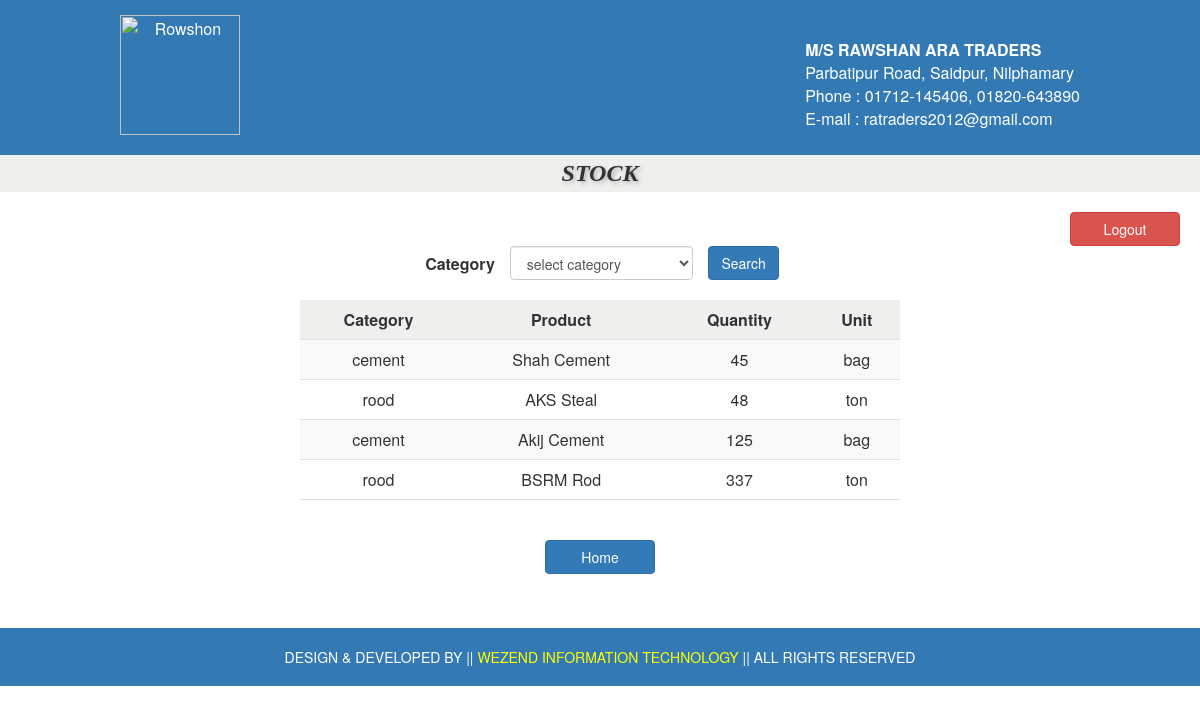
The app's page /src/stock.php (signed in) with its own data.
### tables this page shows
CREATE TABLE IF NOT EXISTS `product` (
`product_id` int(11) NOT NULL,
  `product_name` varchar(80) NOT NULL,
  `ctg_id` int(11) NOT NULL,
  `quantity` double NOT NULL
);

CREATE TABLE IF NOT EXISTS `category` (
`ctg_id` int(11) NOT NULL,
  `ctg_name` varchar(50) NOT NULL,
  `unit_name` varchar(50) NOT NULL
);

### src/stock.php (the view, shortened to what this page needs)
<?php include 'header.php';?>
<!DOCTYPE html>
<html>
<head>
	<link rel="stylesheet" href="css/bootstrap.min.css">
	<link rel="stylesheet" type="text/css" href="style.css">
</head>
<body>
<center>
<div class="add_ctg_heading">STOCK</div>
<div align="right" style="padding-right:20px; padding-top:20px"><a href="logout.php" class="btn btn-danger" style="width:110px">Logout</a></div>
<form action="stock.php?ctg_id=" method="GET">
<table style="width:33%">
<tr>
<td style="text-align:right; padding-right:15px"><b>Category</b></td>
<td style="padding-right:15px">
<select name="ctg_id" class="form-control" id="sel1">
					<option value="" disabled selected>select category</option>
					<?php
					$sql = "SELECT t1.`ctg_id`, t1.`ctg_name` FROM `category` as t1";
					?>
				</select>
</td>
<td>
<input type="submit" name="submit" value="Search" class="btn btn-primary">
</td>
</tr>
</form>
<br>
<?php
if(isset($_GET['ctg_id'])){
	  $ctgId = $_GET['ctg_id'];
	  if ($ctgId != "") {
	  	$sql = "SELECT t1.`product_id`, t1.`product_name`, t2.`ctg_name`, t1.`quantity`, t2.`unit_name` FROM `product` as t1 INNER JOIN `category` as t2 on t1.`ctg_id` = t2.`ctg_id` WHERE t1.`ctg_id`='$ctgId'";
	  }else{
	  	$sql = "SELECT t1.`product_id`, t1.`product_name`, t2.`ctg_name`, t1.`quantity`, t2.`unit_name` FROM `product` as t1 INNER JOIN `category` as t2 on t1.`ctg_id` = t2.`ctg_id`";
	  }
}else{
	$sql = "SELECT t1.`product_id`, t1.`product_name`, t2.`ctg_name`, t1.`quantity`, t2.`unit_name` FROM `product` as t1 INNER JOIN `category` as t2 on t1.`ctg_id` = t2.`ctg_id`";
}
?>
	<table class="table-striped">
		<thead>
			<tr>
				<th>Category</th>
				<th>Product</th>
				<th>Quantity</th>
				<th>Unit</th>
			</tr>
		</thead>
		<tbody>
		<?php
			$result = mysql_query($sql);
			while($row = mysql_fetch_assoc($result)) {
					echo "<tr> <td>". $row["ctg_name"]."</td> <td>" . $row["product_name"]. "</td><td>".$row["quantity"]."</td><td>".$row["unit_name"]."</td></tr>";
			}
		?>
		</tbody>
	</table>
	<br>
	<br>
	<a href="home.php" class="btn btn-primary" style="width:110px"> Home </a>
</center>
</body>
<?php include 'footer2.php';?>
</html>

### src/style.css (style rules this page uses)
.add_ctg_heading { padding:5px; background-color: #efefee; font: italic bold 24px Georgia, serif; text-shadow: 2px 2px 4px #aeaeae ; }
table.table-striped { width:50%; text-align:center; }
table.table-striped th { text-align:center; border-bottom:1pt solid #e1e1df ; padding:8px; background-color:#efefee ; }
table.table-striped td { border-bottom:1pt solid #e1e1df ; padding:8px; }

### records on screen
product: ctg.ctg_name "cement", product_name "Shah Cement", quantity "45", ctg.unit_name "bag"
product: ctg.ctg_name "rood", product_name "AKS Steal", quantity "48", ctg.unit_name "ton"
product: ctg.ctg_name "cement", product_name "Akij Cement", quantity "125", ctg.unit_name "bag"
product: ctg.ctg_name "rood", product_name "BSRM Rod", quantity "337", ctg.unit_name "ton"
